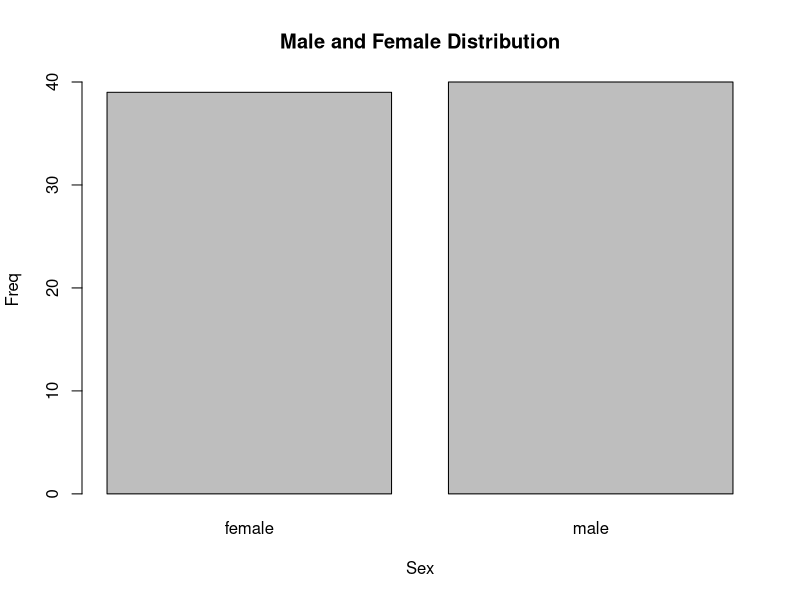
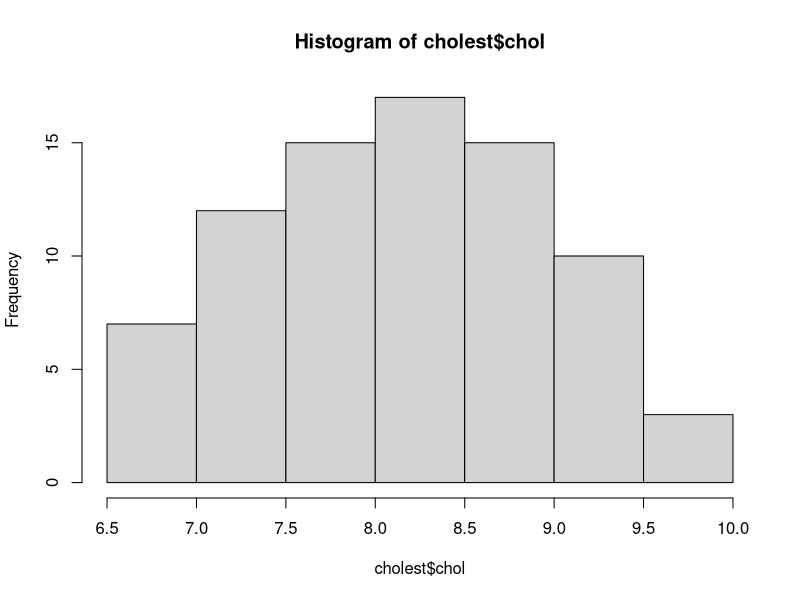
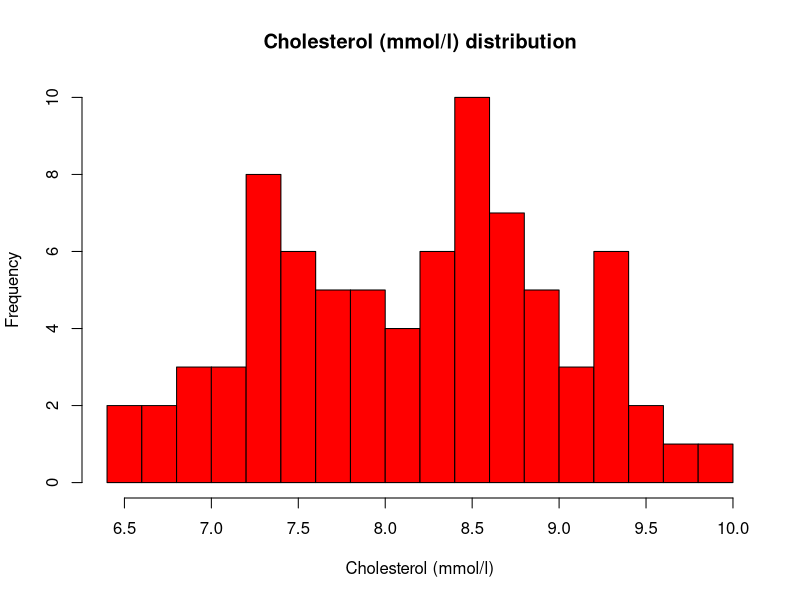
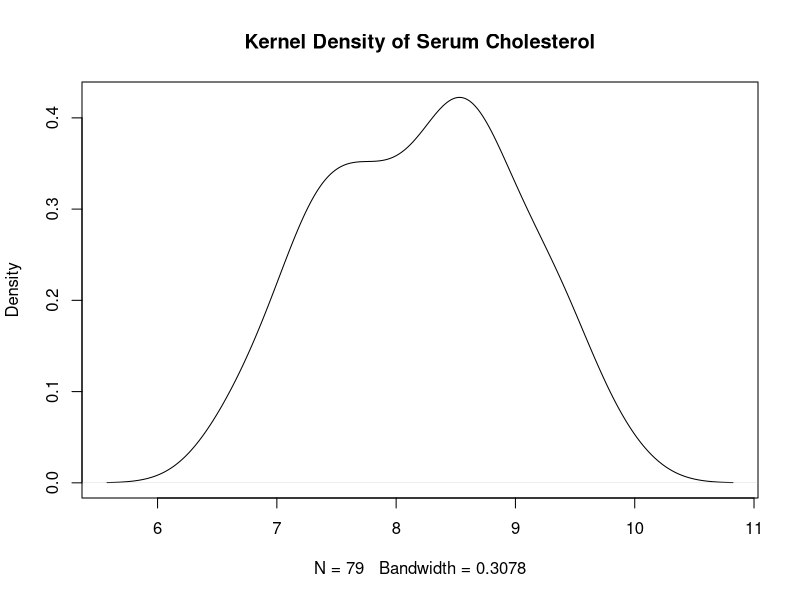
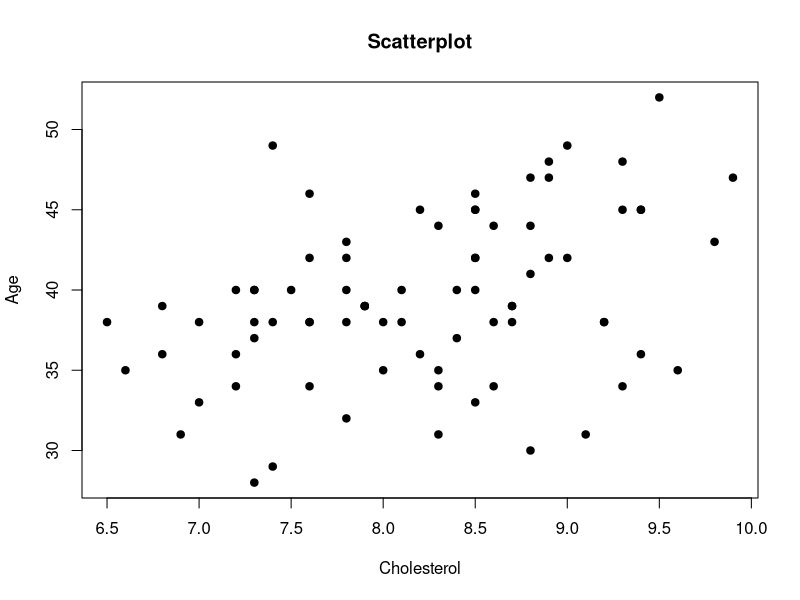
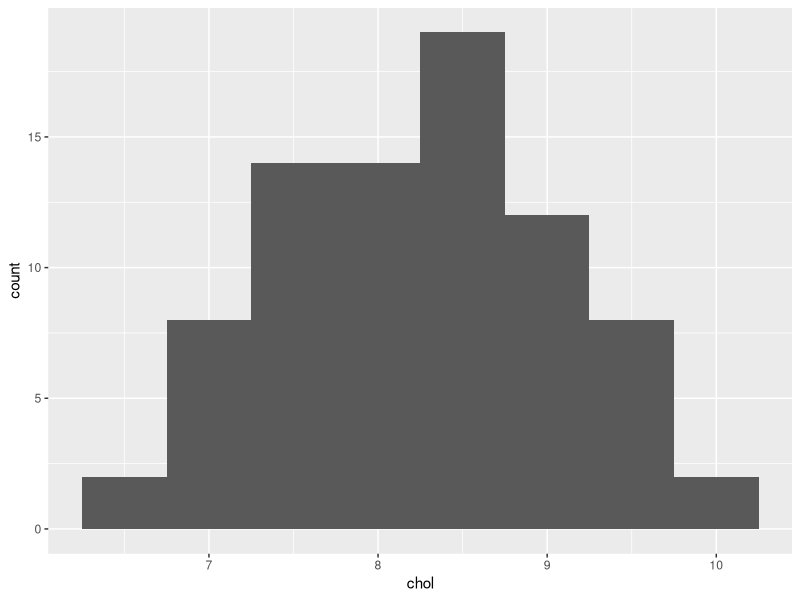
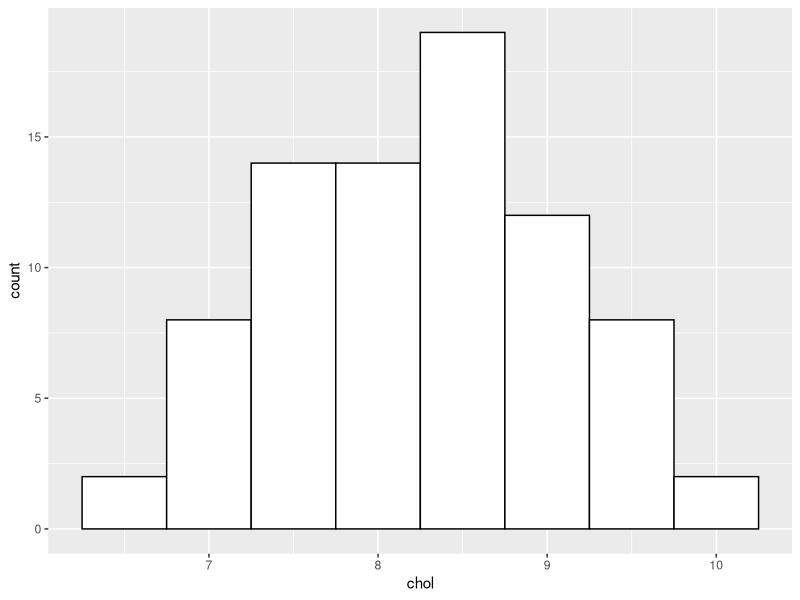
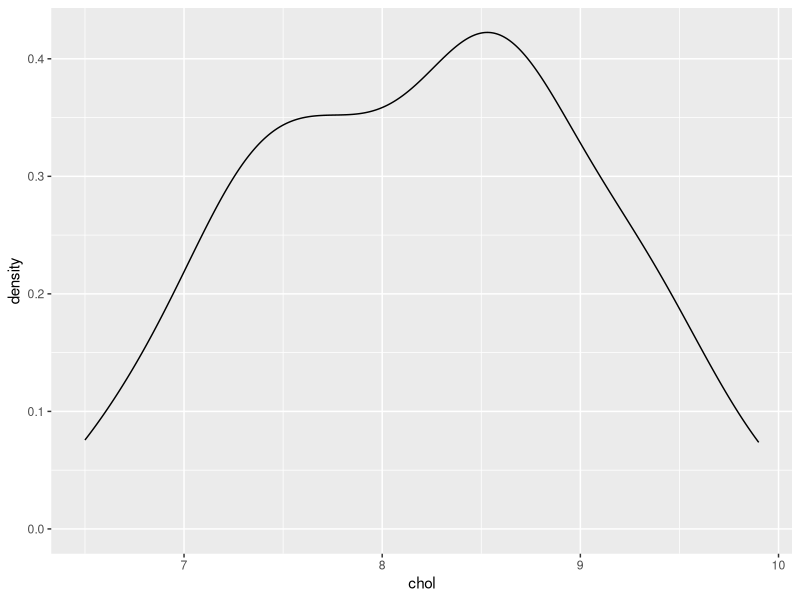

Write R code to recreate these figures, in order.
## ---- chunk 1
knitr::opts_chunk$set(out.width = '70%' , fig.align = 'center') 
## ---- chunk 2
library(haven)
cholest <- read_dta('cholest1.dta')
cholest
## ---- chunk 3
summary(cholest)
## ---- chunk 4
cholest$male <- factor(cholest$sex, labels = c('female', 'male'))
## ---- chunk 5
counts <- table(cholest$male)
counts
## ---- chunk 6
barplot(counts, main="Male and Female Distribution", 
  	xlab = "Sex", ylab = "Freq")
## ---- chunk 7
hist(cholest$chol)
## ---- chunk 8
hist(cholest$chol, breaks = 14, col = "red",
     main = "Cholesterol (mmol/l) distribution", xlab = "Cholesterol (mmol/l)")
## ---- chunk 9
d.plot <- density(cholest$chol, na.rm = TRUE) # returns the density data 
plot(d.plot, main = "Kernel Density of Serum Cholesterol") # plots the results
## ---- chunk 10
plot(cholest$chol, cholest$age, main = "Scatterplot", 
  	xlab = "Cholesterol", ylab = "Age", pch=19)
## ---- chunk 11
library(ggplot2)
## ---- chunk 12
myplot <- ggplot(data = cholest, aes(x = chol))
myplot + geom_histogram(binwidth = 0.5)
## ---- chunk 13
ggplot(cholest, aes(x = chol)) + geom_histogram(binwidth = 0.5, 
                                                colour = "black", fill = "white")
## ---- chunk 14
ggplot(data = subset(cholest, !is.na(chol)), aes(x = chol)) + geom_density()
## ---- chunk 15
ggplot(data = subset(cholest, !is.na(chol)), aes(x = chol)) + 
        geom_histogram(aes(y = ..density..), binwidth = 0.5,
                   colour = "black", fill = "white") +
    geom_density(alpha = .2, fill = "#FF6666")
## ---- chunk 16

sex_bar <- ggplot(data = cholest, aes(male))
sex_bar + geom_bar()

## ---- chunk 17
ggplot(data = cholest, mapping = aes(male, fill = male)) + 
  geom_bar() + xlab('Sex') + ylab('Freq') +
  ggtitle('Freq of male and female')

## ---- chunk 18

ggplot(cholest, aes(x = chol, fill = male)) +
    geom_histogram(binwidth = .5, alpha = .5, position = "identity")
## ---- chunk 19
ggplot(cholest, aes(x = chol, fill = male)) +
    geom_histogram(binwidth = .5, position = "dodge")
  
## ---- chunk 20
ggplot(cholest, aes(x = chol, colour = male)) + geom_density()
## ---- chunk 21
# Density plots with semi-transparent fill
ggplot(cholest, aes(x = chol, colour = male)) + geom_density(alpha = .3)
## ---- chunk 22
ggplot(data = subset(cholest, !is.na(chol)), aes(x = chol)) + geom_histogram(binwidth = .5, 
                                                colour = "black", fill = "white") +
  facet_grid(male ~ .)
## ---- chunk 23
ggplot(data = subset(cholest, !is.na(chol)), aes(x = chol)) + geom_histogram(binwidth = .5, 
                                                colour = "black", fill = "white") + 
    facet_grid(. ~ male)
## ---- chunk 24
ggsave("myhistogram.png", width = 5, height = 5)
ggsave("myhistogram.jpg", width = 5, height = 5)
## ---- chunk 25
cholest
## ---- chunk 26

library(lattice)
## ---- chunk 27
histogram(~ chol, data = cholest, xlab = 'Cholesterol level')
## ---- chunk 28
histogram(~ chol | male, data = cholest,
          xlab = 'Cholesterol level' )
## ---- chunk 29
barchart(male ~ chol | factor(categ), data = cholest, layout = c(3, 1))
## ---- chunk 30
barchart(male ~ chol | factor(categ), data = cholest, layout = c(1, 3))
